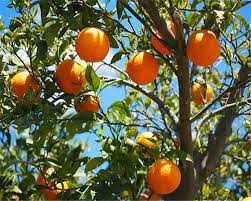
%> input picture pre_process/citrus_2.jpeg, 251 x 201 px
$ octave --eval "result = graythresh(imread('citrus_2.jpeg'));"   (GNU Octave 9; MATLAB toolbox functions it lacks are replaced by stand-ins)
%> lines starting %> are read from the running program, lines starting %| are printed output that depends on the picture
function [level, em] = graythresh(I)
%GRAYTHRESH Global image threshold using Otsu's method.
%   LEVEL = GRAYTHRESH(I) computes a global threshold (LEVEL) that can be
%   used to convert an intensity image to a binary image with IMBINARIZE.
%   LEVEL is a normalized intensity value that lies in the range [0, 1].
%   GRAYTHRESH uses Otsu's method, which chooses the threshold to minimize
%   the intraclass variance of the thresholded black and white pixels.
%
%   [LEVEL, EM] = GRAYTHRESH(I) returns effectiveness metric, EM, as the
%   second output argument. It indicates the effectiveness of thresholding
%   of the input image and it is in the range [0, 1]. The lower bound is
%   attainable only by images having a single gray level, and the upper
%   bound is attainable only by two-valued images.
%
%   Class Support
%   -------------
%   The input image I can be uint8, uint16, int16, single, or double, and it
%   must be nonsparse.  LEVEL and EM are double scalars.
%
%   Example
%   -------
%       I = imread('coins.png');
%       level = graythresh(I);
%       BW = imbinarize(I,level);
%       figure, imshow(BW)
%
%   See also OTSUTHRESH, IMBINARIZE, IMQUANTIZE, MULTITHRESH, RGB2IND.

%   Copyright 1993-2015 The MathWorks, Inc.

% Reference:
% N. Otsu, "A Threshold Selection Method from Gray-Level Histograms,"
% IEEE Transactions on Systems, Man, and Cybernetics, vol. 9, no. 1,
% pp. 62-66, 1979.


validateattributes(I,{'uint8','uint16','double','single','int16'},{'nonsparse'}, ...
              mfilename,'I',1);

if ~isempty(I)
  % Convert all N-D arrays into a single column.  Convert to uint8 for
  % fastest histogram computation.
  im = I;
%> im is the input picture: size 201x251x3 uint8; mean R, G, B 102.9, 103.1, 70
  I = im2uint8(I(:));
  num_bins = 256;
  counts = imhist(I,num_bins);
%> counts = 256 values, max 5604 at index 1, min 118 at index 255, mean 591.2


  % Variable name are chosen to be similar to the formations in the Otsu
  % paper
  p  = counts/ sum(counts);
%> p = 256 values, max 0.037 at index 1, min 0.00078 at index 255, mean 0.00391
  omega = cumsum(p);
%> omega = 256 values from 0.037 to 1
  mu = cumsum(p.*(1:num_bins)');
%> mu = 256 values from 0.037 to 92.99
  mu_t = mu(end);
%> mu_t = 92.99

  previous_state = warning('off','Matlab:dividedByZero');
  sigma_b_squared = (mu_t*omega-mu).^2./omega.* mu_t;
%> sigma_b_squared = 256 values, max 144978.9 at index 63, min 4.69e-25 at index 256, mean 72058.8
  warning(previous_state);

  figure(5)
  clf
  plot(sigma_b_squared,'linewidth',3);
  title('\sigma_b^2');

  % find the location of the maximum value of sigma_b_square
  % The maximum may extend over several bins, so avearge  may at different
  % locations. If maxval is NaN, meaning that sigma_b_square is none,
  % return .
  maxval = max(sigma_b_squared);
%> maxval = 144978.9
  isfinite_maxval = isfinite(maxval);
%> isfinite_maxval = true
  if isfinite_maxval
      idx = mean(find(sigma_b_squared == maxval));
%> idx = 63
      % normalize the threshold to the range [0,1].
      figure(5)
      hold on
      plot(idx,maxval,'ro','markersize',15,'linewidth',3);
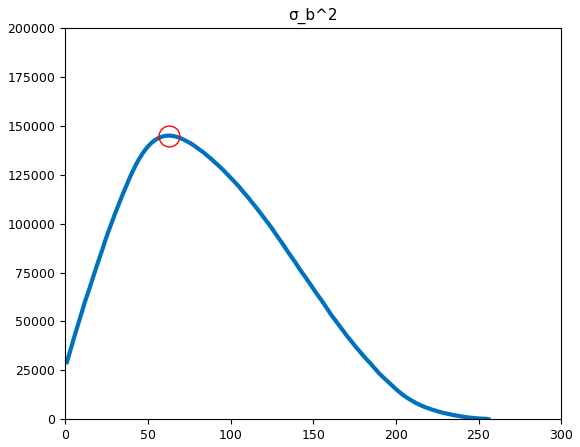
%> figure redrawn from the program's plot data; curve peaks at x = 63, y = 144978.9

      level = (idx - 1)/(num_bins - 1);
%> level = 0.243
  else
      level = 0.0;
  end
else
    level = 0.0;
end

% Compute the effectiveness metric
if nargout > 1
    if isfinite_maxval
        em = maxval/(sum(p.*((1:num_bins).^2)') - mu_t^2);
    else
        em = 0;
    end
end

figure(1)
imshow(im,[]);

figure(3)
imhist(I);
hold on
plot([level*max(I(:)) level*max(I(:))], [0 10000], 'r');
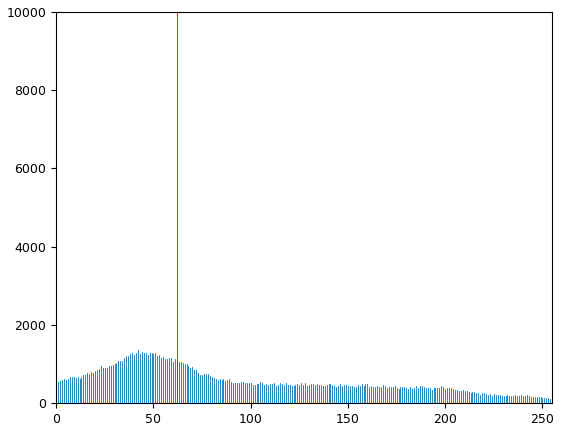
%> figure redrawn from the program's plot data; highest point at x = 0, y = 5604

figure(4)
imshow(im > level*max(im(:)),[]);
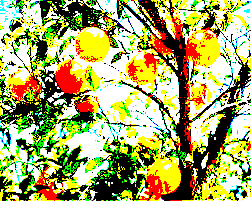
%> displayed picture: size 201x251x3, on the screen's scale of 0 to 255; mean R, G, B 164.9, 166.2, 96.7

disp(['Threshold = ',num2str(round(255*level))]);
%| Threshold = 62

% [9 lines of commented-out code are left out]
end

$ run again, on pre_process/citrus_3.jpeg
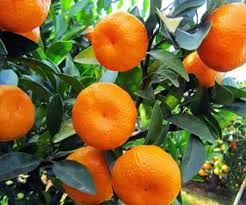
%> input picture pre_process/citrus_3.jpeg, 246 x 205 px
%> in graythresh, im is the input picture: size 205x246x3 uint8; mean R, G, B 123.8, 102.1, 52
%> counts = 256 values, max 3122 at index 1, min 224 at index 206, mean 591
%> p = 256 values, max 0.0206 at index 1, min 0.00148 at index 206, mean 0.00391
%> omega = 256 values from 0.0206 to 1
%> mu = 256 values from 0.0206 to 93.62
%> mu_t = 93.62
%> sigma_b_squared = 256 values, max 166713.3 at index 61, min 1.7e-25 at index 256, mean 86391.9
%> maxval = 166713.3
%> isfinite_maxval = true
%> idx = 61
%> in graythresh, `plot(idx,maxval,'ro','markersize',15,'linewidth',3);`:
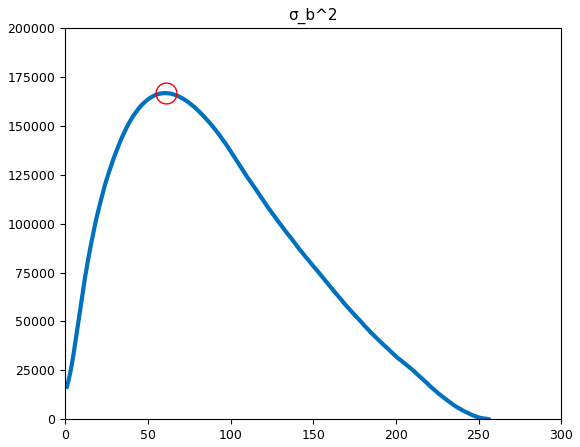
%> figure redrawn from the program's plot data; curve peaks at x = 61, y = 166713.3
%> level = 0.235
%> in graythresh, `imshow(im > level*max(im(:)),[]);`:
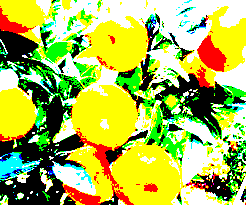
%> displayed picture: size 205x246x3, on the screen's scale of 0 to 255; mean R, G, B 172.3, 188.3, 81.8
%| Threshold = 60
